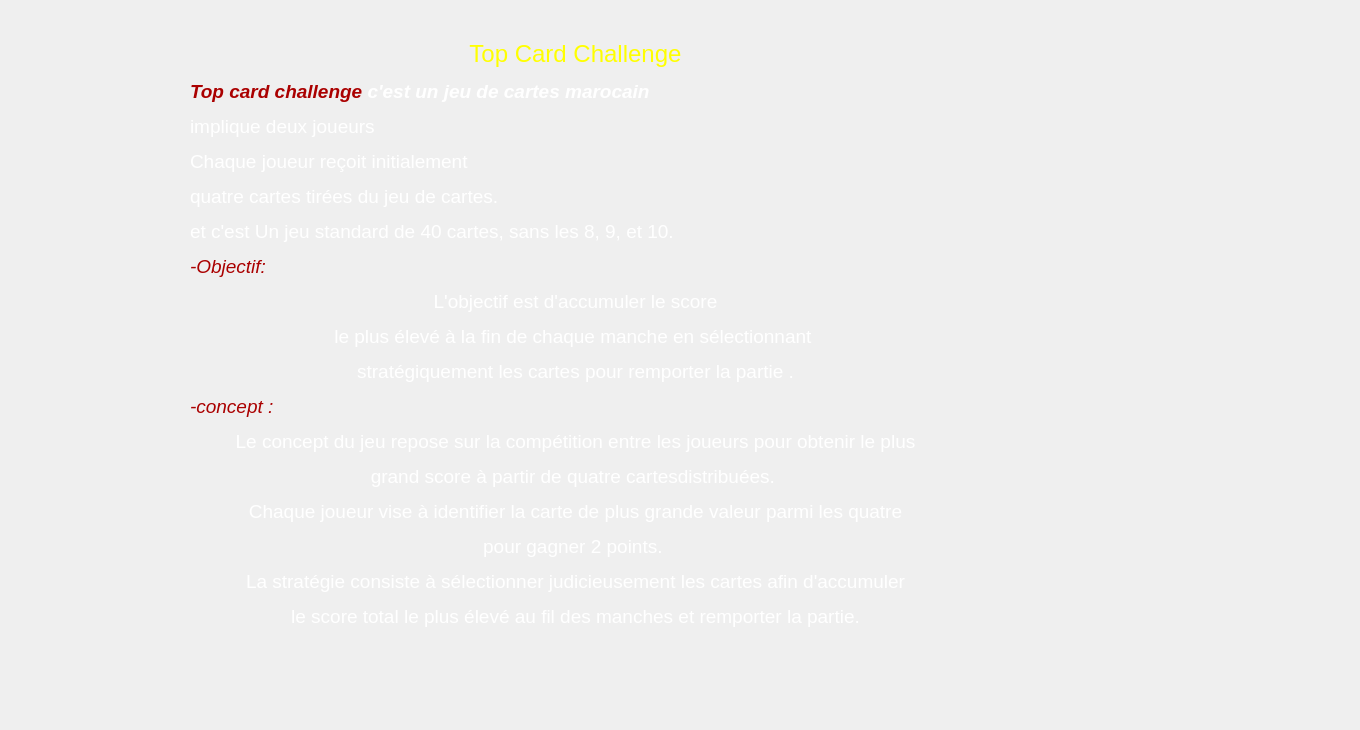
      <widget class="QWidget" name="page_5">
       <widget class="QLabel" name="label_4">
        <property name="geometry">
         <rect>
          <x>190</x>
          <y>40</y>
          <width>771</width>
          <height>681</height>
         </rect>
        </property>
        <property name="styleSheet">
         <string notr="true">
font: 8pt &quot;Showcard Gothic&quot;;</string>
        </property>
        <property name="text">
         <string>&lt;html&gt;&lt;head/&gt;&lt;body&gt;&lt;p align=&quot;center&quot;&gt;&lt;span style=&quot; font-size:18pt; color:#ffff00;&quot;&gt;Top Card Challenge&lt;/span&gt;&lt;/p&gt;&lt;p&gt;&lt;span style=&quot; font-size:14pt; font-weight:600; font-style:italic; color:#aa0000;&quot;&gt;Top card challenge&lt;/span&gt;&lt;span style=&quot; font-size:14pt; font-weight:600; font-style:italic; color:#ffffff;&quot;&gt; c'est un jeu de cartes marocain &lt;/span&gt;&lt;/p&gt;&lt;p&gt;&lt;span style=&quot; font-size:14pt; color:#ffffff;&quot;&gt;implique deux joueurs &lt;/span&gt;&lt;/p&gt;&lt;p&gt;&lt;span style=&quot; font-size:14pt; color:#ffffff;&quot;&gt;Chaque joueur reçoit initialement&lt;/span&gt;&lt;/p&gt;&lt;p&gt;&lt;span style=&quot; font-size:14pt; color:#ffffff;&quot;&gt;quatre cartes tirées du jeu de cartes.&lt;/span&gt;&lt;/p&gt;&lt;p&gt;&lt;span style=&quot; font-size:14pt; color:#ffffff;&quot;&gt;et c'est Un jeu standard de 40 cartes, sans les 8, 9, et 10.&lt;/span&gt;&lt;/p&gt;&lt;p&gt;&lt;span style=&quot; font-size:14pt; font-style:italic; color:#aa0000;&quot;&gt;-Objectif:&lt;/span&gt;&lt;/p&gt;&lt;p align=&quot;center&quot;&gt;&lt;span style=&quot; font-size:14pt; color:#ffffff;&quot;&gt;L'objectif est d'accumuler le score&lt;/span&gt;&lt;/p&gt;&lt;p align=&quot;center&quot;&gt;&lt;span style=&quot; font-size:14pt; color:#ffffff;&quot;&gt;le plus élevé à la fin de chaque manche en sélectionnant &lt;/span&gt;&lt;/p&gt;&lt;p align=&quot;center&quot;&gt;&lt;span style=&quot; font-size:14pt; color:#ffffff;&quot;&gt;stratégiquement les cartes pour remporter la partie .&lt;/span&gt;&lt;/p&gt;&lt;p&gt;&lt;span style=&quot; font-size:14pt; font-style:italic; color:#aa0000;&quot;&gt;-concept :&lt;/span&gt;&lt;/p&gt;&lt;p align=&quot;center&quot;&gt;&lt;span style=&quot; font-size:14pt; color:#ffffff;&quot;&gt;Le concept du jeu repose sur la compétition entre les joueurs pour obtenir le plus&lt;/span&gt;&lt;/p&gt;&lt;p align=&quot;center&quot;&gt;&lt;span style=&quot; font-size:14pt; color:#ffffff;&quot;&gt;grand score à partir de quatre cartesdistribuées. &lt;/span&gt;&lt;/p&gt;&lt;p align=&quot;center&quot;&gt;&lt;span style=&quot; font-size:14pt; color:#ffffff;&quot;&gt;Chaque joueur vise à identifier la carte de plus grande valeur parmi les quatre&lt;/span&gt;&lt;/p&gt;&lt;p align=&quot;center&quot;&gt;&lt;span style=&quot; font-size:14pt; color:#ffffff;&quot;&gt;pour gagner 2 points. &lt;/span&gt;&lt;/p&gt;&lt;p align=&quot;center&quot;&gt;&lt;span style=&quot; font-size:14pt; color:#ffffff;&quot;&gt;La stratégie consiste à sélectionner judicieusement les cartes afin d'accumuler&lt;/span&gt;&lt;/p&gt;&lt;p align=&quot;center&quot;&gt;&lt;span style=&quot; font-size:14pt; color:#ffffff;&quot;&gt;le score total le plus élevé au fil des manches et remporter la partie.&lt;/span&gt;&lt;span style=&quot; color:#ffffff;&quot;&gt;&lt;br/&gt;&lt;/span&gt;&lt;/p&gt;&lt;p align=&quot;center&quot;&gt;&lt;span style=&quot; color:#ff007f;&quot;&gt;&lt;br/&gt;&lt;/span&gt;&lt;/p&gt;&lt;p&gt;&lt;span style=&quot; color:#ff007f;&quot;&gt;&lt;br/&gt;&lt;/span&gt;&lt;/p&gt;&lt;/body&gt;&lt;/html&gt;</string>
        </property>
       </widget>
       <widget class="QPushButton" name="pushButton_6">
        <property name="geometry">
         <rect>
          <x>0</x>
          <y>0</y>
          <width>121</width>
          <height>91</height>
         </rect>
        </property>
        <property name="styleSheet">
         <string notr="true">background-image: url(:/images/gauche-removebg-preview.png);
border:none;
background-repeat:no-repeat;</string>
        </property>
        <property name="text">
         <string/>
        </property>
       </widget>
       <widget class="QPushButton" name="pushButton_27">
        <property name="geometry">
         <rect>
          <x>1260</x>
          <y>10</y>
          <width>91</width>
          <height>91</height>
         </rect>
        </property>
        <property name="styleSheet">
         <string notr="true">background-image: url(:/images/crois.png);
border:none;
background-repeat:no-repeat;</string>
        </property>
        <property name="text">
         <string/>
        </property>
       </widget>
       <widget class="QLabel" name="label_5">
        <property name="geometry">
         <rect>
          <x>820</x>
          <y>100</y>
          <width>141</width>
          <height>171</height>
         </rect>
        </property>
        <property name="styleSheet">
         <string notr="true">border:none;
background-repeat:no-repeat;</string>
        </property>
        <property name="text">
         <string/>
        </property>
        <property name="pixmap">
         <pixmap resource="image.qrc">:/images/interg-removebg-preview.png</pixmap>
        </property>
        <property name="scaledContents">
         <bool>true</bool>
        </property>
       </widget>
      </widget>
